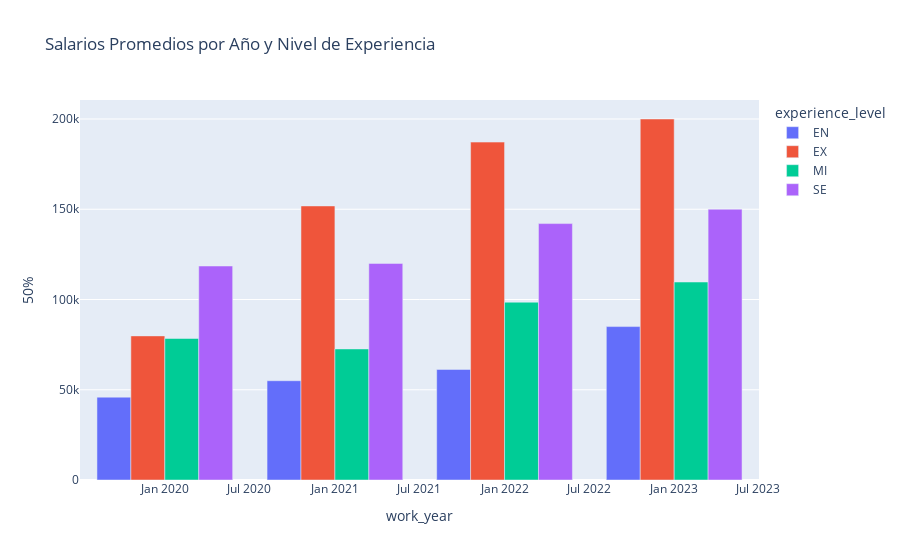

Notebook cell for this chart:
### Code cell
# Crear el gráfico de barras
fig = px.bar(grouped, x='work_year', y='50%', color='experience_level',
             title='Salarios Promedios por Año y Nivel de Experiencia',
             barmode='group')
fig.show()

### Figure 1 — Plotly figure (JSON) as saved in the notebook; plotly's stock layout.template omitted (floating-point values rounded to 4 significant figures)
{"data": [{"alignmentgroup": "True", "hovertemplate": "experience_level=EN<br>work_year=%{x}<br>50%=%{y}<extra></extra>", "legendgroup": "EN", "marker": {"color": "#636efa", "pattern": {"shape": ""}}, "name": "EN", "offsetgroup": "EN", "orientation": "v", "showlegend": true, "textposition": "auto", "type": "bar", "x": ["2020-01-01T00:00:00", "2021-01-01T00:00:00", "2022-01-01T00:00:00", "2023-01-01T00:00:00"], "xaxis": "x", "y": [45896, 55000, 61252, 85000], "yaxis": "y"}, {"alignmentgroup": "True", "hovertemplate": "experience_level=EX<br>work_year=%{x}<br>50%=%{y}<extra></extra>", "legendgroup": "EX", "marker": {"color": "#EF553B", "pattern": {"shape": ""}}, "name": "EX", "offsetgroup": "EX", "orientation": "v", "showlegend": true, "textposition": "auto", "type": "bar", "x": ["2020-01-01T00:00:00", "2021-01-01T00:00:00", "2022-01-01T00:00:00", "2023-01-01T00:00:00"], "xaxis": "x", "y": [79833, 151800.0, 187200, 200000], "yaxis": "y"}, {"alignmentgroup": "True", "hovertemplate": "experience_level=MI<br>work_year=%{x}<br>50%=%{y}<extra></extra>", "legendgroup": "MI", "marker": {"color": "#00cc96", "pattern": {"shape": ""}}, "name": "MI", "offsetgroup": "MI", "orientation": "v", "showlegend": true, "textposition": "auto", "type": "bar", "x": ["2020-01-01T00:00:00", "2021-01-01T00:00:00", "2022-01-01T00:00:00", "2023-01-01T00:00:00"], "xaxis": "x", "y": [78400.0, 72606, 98506, 109700.0], "yaxis": "y"}, {"alignmentgroup": "True", "hovertemplate": "experience_level=SE<br>work_year=%{x}<br>50%=%{y}<extra></extra>", "legendgroup": "SE", "marker": {"color": "#ab63fa", "pattern": {"shape": ""}}, "name": "SE", "offsetgroup": "SE", "orientation": "v", "showlegend": true, "textposition": "auto", "type": "bar", "x": ["2020-01-01T00:00:00", "2021-01-01T00:00:00", "2022-01-01T00:00:00", "2023-01-01T00:00:00"], "xaxis": "x", "y": [118552, 120000, 142100.0, 150000], "yaxis": "y"}], "layout": {"barmode": "group", "legend": {"title": {"text": "experience_level"}, "tracegroupgap": 0}, "title": {"text": "Salarios Promedios por Año y Nivel de Experiencia"}, "xaxis": {"anchor": "y", "domain": [0, 1], "title": {"text": "work_year"}}, "yaxis": {"anchor": "x", "domain": [0, 1], "title": {"text": "50%"}}}}
